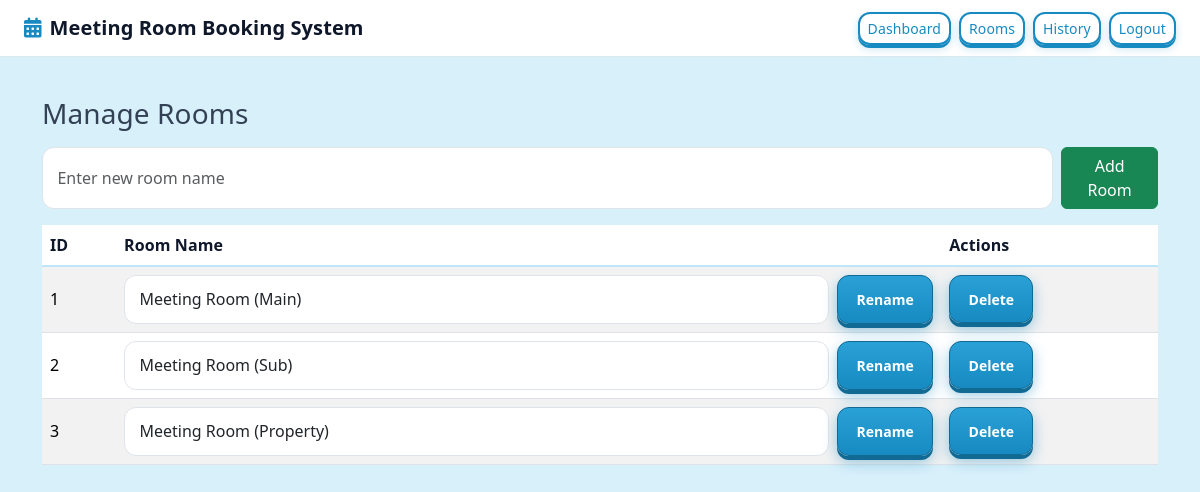
The app's page /admin/rooms (signed in) with its own data.
### tables this page shows
CREATE TABLE rooms (
            id INTEGER PRIMARY KEY AUTOINCREMENT,
            name TEXT UNIQUE NOT NULL
        );

### app.py (the view)
@app.route('/admin/rooms')
@admin_required
def admin_rooms():
    conn = get_db()
    rooms = conn.execute("SELECT * FROM rooms ORDER BY id").fetchall()
    conn.close()
    return render_template('admin_rooms.html', rooms=rooms)

### app.py (called while the page is built)
def get_db():
    conn = sqlite3.connect(DB_PATH)
    conn.row_factory = sqlite3.Row
    return conn

def get_rooms():
    conn = get_db()
    rows = conn.execute("SELECT name FROM rooms ORDER BY name").fetchall()
    conn.close()
    return [r['name'] for r in rows]

def is_admin():
    return session.get('is_admin', False)

@app.context_processor
def inject_globals():
    return dict(rooms=get_rooms(), times=ALL_TIMES, is_admin=is_admin())

def admin_required(f):
    from functools import wraps
    @wraps(f)
    def wrapper(*a, **kw):
        if not session.get('is_admin'):
            flash('Please log in as admin.', 'warning')
            return redirect(url_for('admin_login'))
        return f(*a, **kw)
    return wrapper

### templates/admin_rooms.html
{% extends "layout.html" %}
{% block content %}
<h3 class="mb-3">Manage Rooms</h3>
<form method="POST" action="{{ url_for('admin_add_room') }}" class="d-flex gap-2 mb-3">
  <input name="name" class="form-control" placeholder="Enter new room name" required>
  <button class="btn btn-success">Add Room</button>
</form>
<table class="table table-striped align-middle">
  <thead><tr><th>ID</th><th>Room Name</th><th>Actions</th></tr></thead>
  <tbody>
    {% for r in rooms %}
    <tr>
      <td>{{ r['id'] }}</td>
      <td>
        <form method="POST" action="{{ url_for('admin_edit_room', room_id=r['id']) }}" class="d-flex gap-2">
          <input name="name" value="{{ r['name'] }}" class="form-control">
          <button class="btn btn-primary btn-sm">Rename</button>
        </form>
      </td>
      <td>
        <form method="POST" action="{{ url_for('admin_delete_room', room_id=r['id']) }}" style="display:inline;">
  <button class="btn btn-primary btn-sm">Delete</button>
</form>
      </td>
    </tr>
    {% else %}
    <tr><td colspan="3" class="text-muted">No rooms found.</td></tr>
    {% endfor %}
  </tbody>
</table>
{% endblock %}

### static/style.css (style rules this page uses)
:root { --sky-900:#0B4C6F; --sky-800:#116A94; --sky-700:#168AC1; --sky-600:#2AA1D6; --sky-200:#BEE6FA; --paper:#D8F0FA; --nav:#FFFFFF; --card:#FFFFFF; --ink-900:#0F172A; --ink-700:#1F2937; --ink-500:#334155; --ink-300:#64748B; --border:#DFE4EA; --radius-lg:16px; --radius-sm:12px; }
body { background: var(--paper); color: var(--ink-500); letter-spacing:.1px; }
.form-control, .form-select { border: 1px solid var(--border); background:#fff; border-radius: var(--radius-sm); padding:.72rem .9rem; }
.btn-primary { background: linear-gradient(to bottom, var(--sky-600), var(--sky-700)); border: 1px solid var(--sky-800); border-radius: var(--radius-sm); padding:.78rem 1.15rem; font-weight:600; box-shadow: 0 4px 0 var(--sky-800), 0 6px 14px rgba(22,138,193,.45); transition: all .14s cubic-bezier(.03,.98,.52,.99); }
.table thead th { border-bottom: 2px solid var(--sky-200) !important; color: var(--ink-900); font-weight:700; }

### records on screen
rooms: id "1", name "Meeting Room (Main)"
rooms: id "2", name "Meeting Room (Sub)"
rooms: id "3", name "Meeting Room (Property)"
